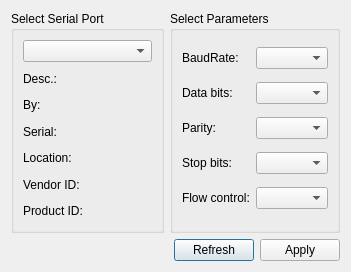
<?xml version="1.0" encoding="UTF-8"?>
<ui version="4.0">
 <class>zSerialDialog</class>
 <widget class="QDialog" name="zSerialDialog">
  <property name="geometry">
   <rect>
    <x>0</x>
    <y>0</y>
    <width>351</width>
    <height>272</height>
   </rect>
  </property>
  <property name="windowTitle">
   <string>Settings</string>
  </property>
  <layout class="QGridLayout" name="gridLayout_3">
   <item row="0" column="0">
    <widget class="QGroupBox" name="selectBox">
     <property name="title">
      <string>Select Serial Port</string>
     </property>
     <layout class="QGridLayout" name="gridLayout">
      <item row="0" column="0">
       <widget class="QComboBox" name="serialPortInfoListBox"/>
      </item>
      <item row="1" column="0">
       <widget class="QLabel" name="descriptionLabel">
        <property name="text">
         <string>Desc.:</string>
        </property>
       </widget>
      </item>
      <item row="2" column="0">
       <widget class="QLabel" name="manufacturerLabel">
        <property name="text">
         <string>By:</string>
        </property>
       </widget>
      </item>
      <item row="3" column="0">
       <widget class="QLabel" name="serialNumberLabel">
        <property name="text">
         <string>Serial:</string>
        </property>
       </widget>
      </item>
      <item row="4" column="0">
       <widget class="QLabel" name="locationLabel">
        <property name="text">
         <string>Location:</string>
        </property>
       </widget>
      </item>
      <item row="5" column="0">
       <widget class="QLabel" name="vidLabel">
        <property name="text">
         <string>Vendor ID:</string>
        </property>
       </widget>
      </item>
      <item row="6" column="0">
       <widget class="QLabel" name="pidLabel">
        <property name="text">
         <string>Product ID:</string>
        </property>
       </widget>
      </item>
     </layout>
    </widget>
   </item>
   <item row="0" column="1">
    <widget class="QGroupBox" name="parametersBox">
     <property name="title">
      <string>Select Parameters</string>
     </property>
     <layout class="QGridLayout" name="gridLayout_2">
      <item row="0" column="0">
       <widget class="QLabel" name="baudRateLabel">
        <property name="text">
         <string>BaudRate:</string>
        </property>
       </widget>
      </item>
      <item row="0" column="1">
       <widget class="QComboBox" name="baudRateBox"/>
      </item>
      <item row="1" column="0">
       <widget class="QLabel" name="dataBitsLabel">
        <property name="text">
         <string>Data bits:</string>
        </property>
       </widget>
      </item>
      <item row="1" column="1">
       <widget class="QComboBox" name="dataBitsBox"/>
      </item>
      <item row="2" column="0">
       <widget class="QLabel" name="parityLabel">
        <property name="text">
         <string>Parity:</string>
        </property>
       </widget>
      </item>
      <item row="2" column="1">
       <widget class="QComboBox" name="parityBox"/>
      </item>
      <item row="3" column="0">
       <widget class="QLabel" name="stopBitsLabel">
        <property name="text">
         <string>Stop bits:</string>
        </property>
       </widget>
      </item>
      <item row="3" column="1">
       <widget class="QComboBox" name="stopBitsBox"/>
      </item>
      <item row="4" column="0">
       <widget class="QLabel" name="flowControlLabel">
        <property name="text">
         <string>Flow control:</string>
        </property>
       </widget>
      </item>
      <item row="4" column="1">
       <widget class="QComboBox" name="flowControlBox"/>
      </item>
     </layout>
    </widget>
   </item>
   <item row="1" column="0" colspan="2">
    <layout class="QHBoxLayout" name="horizontalLayout">
     <item>
      <spacer name="horizontalSpacer">
       <property name="orientation">
        <enum>Qt::Horizontal</enum>
       </property>
       <property name="sizeHint" stdset="0">
        <size>
         <width>96</width>
         <height>20</height>
        </size>
       </property>
      </spacer>
     </item>
     <item>
      <widget class="QPushButton" name="refreshButton">
       <property name="text">
        <string>Refresh</string>
       </property>
      </widget>
     </item>
     <item>
      <widget class="QPushButton" name="applyButton">
       <property name="text">
        <string>Apply</string>
       </property>
      </widget>
     </item>
    </layout>
   </item>
  </layout>
 </widget>
 <resources/>
 <connections/>
</ui>
